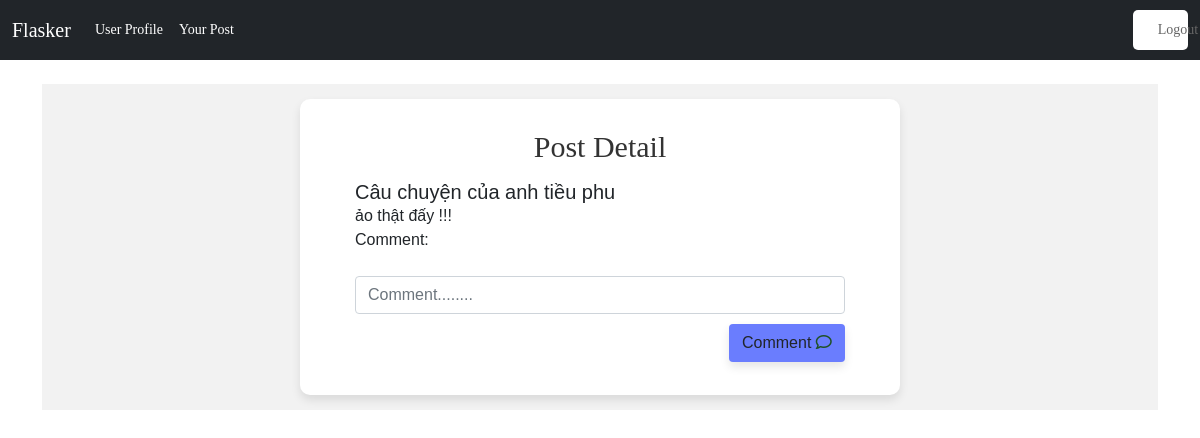
/post/post_detail/1 (signed in), run on an earlier commit of the app's database.
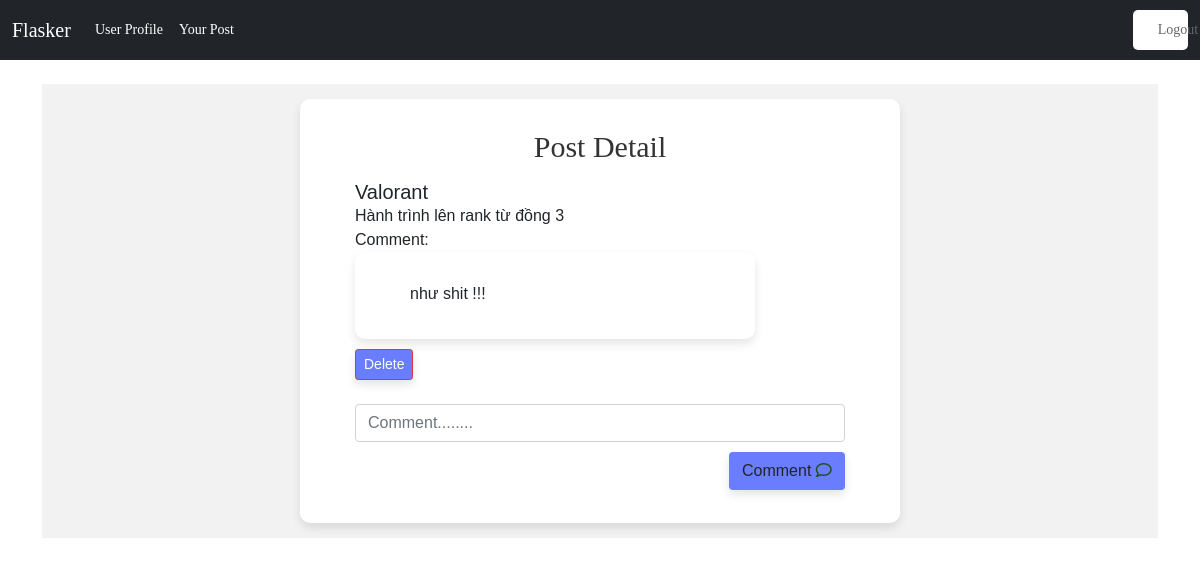
And on a later commit of the database.
### app.py (models this page shows, shortened)
class Post(UserMixin,db.Model):
    id = db.Column(db.Integer, primary_key=True)
    user_id = db.Column(db.Integer, ForeignKey('user.id'))
    blog_name = db.Column(db.String(255), nullable=False, )
    content = db.Column(db.String(100), nullable=False, unique = True)
    comment = db.relationship('Comment', backref='post')
    date_create = db.Column(db.Date(), default=datetime.utcnow)

class Comment(UserMixin,db.Model):
    id = db.Column(db.Integer, primary_key=True)
    user_id = db.Column(db.Integer, ForeignKey('user.id'))
    post_id = db.Column(db.Integer, ForeignKey('post.id'))
    comment_body = db.Column(db.String(1000), nullable=False)
    date_create = db.Column(db.Date(), default=datetime.utcnow)

### app.py (the view)
@app.route('/post/post_detail/<int:id>', methods=['GET', 'POST'])
def post_detail(id):
    comments = Comment.query.filter_by(post_id=id)
    post_detail = Post.query.get_or_404(id)
    form = CreateCommentForm()
    if current_user.is_authenticated:
        post = Post.query.filter_by(user_id=current_user.id).first()
        if post is not None:
            if request.method == 'POST':
                try:
                    comment = Comment(current_user.id, id, form.comment.data)
                    db.session.add(comment)
                    db.session.commit()
                    return redirect(url_for('post_detail', id=id))
                except Exception as e:
                    db.session.rollback()
                    print("Transaction failed:", e)
                    flash('Lỗi')
    return render_template('post/post_detail.html',form=form , comments=comments, post_detail=post_detail)

### app.py
class CreateCommentForm(FlaskForm):
    comment = StringField('Comment......', validators=[DataRequired()])

### app.py (called while the page is built)
@login_manager.user_loader
def load_user(id):
        return db.session.get(User, id)

### templates/post/post_detail.html (shortened to what this page needs)
{% extends "base.html" %}
{% block content %}
<div class="limiter">
    <div class="container-login100">
        <div class="wrap-post-detail">
            <div class="post-item-detail">
                <span class="login100-form-title mb-30">
                    Post Detail
                </span>
                <h5>{{post_detail.blog_name}}</h5>
                <span>{{post_detail.content}}</span>
                <br>
                <span class="form-label-comment">Comment:</span>
                <div class="comment-of-post">
                    {%  for comment in comments%}
                    <form action="{{ url_for('deleteComment', id=comment.id) }}" method="post">
                        <div class="comment-item">
                            <span>{{comment.comment_body}}</span>
                        </div>
                        <button type="submit" class="btn btn-danger btn-sm">Delete</button>
                    </form>
                    {% endfor %}
                <br>
                </div>
            </div>
            {% if current_user.is_authenticated %}
                <div class="form-comment">
                        {% include 'comment/comment.html' %}
                </div>
            {% endif %}
        </div>
    </div>
</div>
{% endblock content %}

What changed in the data, as far as the page shows it:
changed Post: blog_name "Câu chuyện của anh tiều phu" → "Valorant"; content "ảo thật đấy !!!" → "Hành trình lên rank từ đồng 3"
added Comment: comment_body "như shit !!!"
